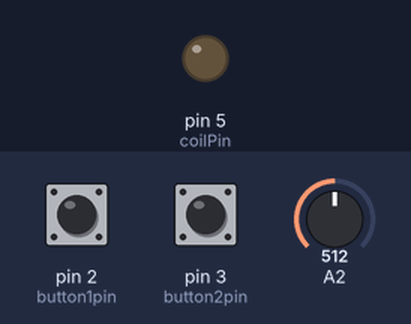
Bench run of a sketch on a simulated Arduino Uno, built with avr-gcc and run on an emulated ATmega328P. Parts: output pins drawn as LEDs (lit = HIGH). The inputs (shaded band) are chosen by the test bench; at power-on: pin 2 (button1pin) HIGH, pin 3 (button2pin) HIGH, A2 = 512.

Above: at 1.2 s.
1.3 s: pin 2 (button1pin) pulled LOW for 0.15 s
At 1.37 s:
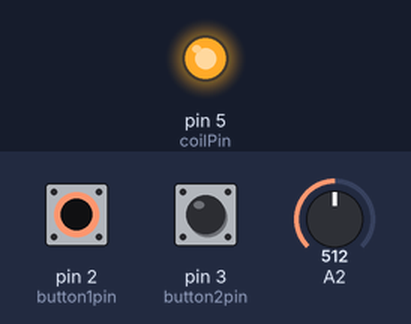
2.9 s: pin 2 (button1pin) pulled LOW for 3.2 s
At 6.5 s:
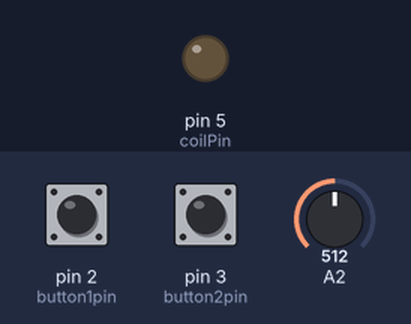
7.6 s: pin 3 (button2pin) pulled LOW for 3.2 s
At 8.8 s:
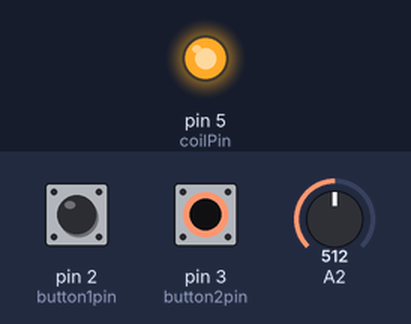
Timing chart, 0 to 12.3 s (numbered marks = the images above; inputs shaded):
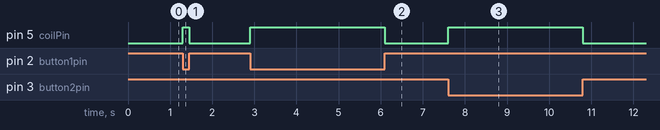

The sketch:

button_coil.ino
```cpp
// (licence header left out)
int knob = 0;

int button1pin = 2;
int button2pin = 3;
boolean button1 = false;
boolean button2 = false;

int coilPin = 5;

void setup() {
//  Serial.begin(115200);
  pinMode(button1pin,INPUT_PULLUP);
  pinMode(button2pin,INPUT_PULLUP);
  pinMode(coilPin,OUTPUT);
  digitalWrite(coilPin,LOW);
  knob = analogRead(A2);

}

void loop() {
  knob = analogRead(A2);
  button1 = digitalRead(button1pin);
  button2 = digitalRead(button2pin);

  if(!button1 || !button2){
     digitalWrite(coilPin,HIGH);
  }
  else{
     digitalWrite(coilPin,LOW);
  }

 // Serial.println(knob);

  //delay(20);

}
```

Measured:
- after the input at 1.3 s, pin 5 (coilPin): LOW → HIGH at once, → LOW 0.15 s later
- after the input at 2.9 s, pin 5 (coilPin): LOW → HIGH at once, → LOW 3.2 s later
- after the input at 7.6 s, pin 5 (coilPin): LOW → HIGH at once, → LOW 3.2 s later
